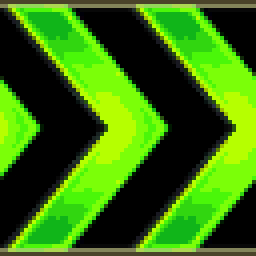
#> input picture turbo_pad_animation_frames/frame_0.png, 64 x 64 px (shown 4 times larger)
$ python gen_animation_obj.py
#> lines starting #> are read from the running program, lines starting #| are printed output that depends on the picture
#!/usr/bin/env python3
import os
import math
from PIL import Image, ImageChops

# PARAMETERS
N_FRAMES = 15           # number of scrolling frames to generate (plus one duplicate for perfect loop)
SUBDIVISIONS = 2       # number of subdivisions per side for each square mesh
SCROLL_DIRECTION = 'horizontal'  # supports 'horizontal' or 'vertical'
MERGE_TOL = 0.0001      # merging tolerance in meters

# Filenames for OBJ and MTL files
OBJ_FILENAME = "animation.obj"
MTL_FILENAME = "animation.mtl"

def generate_scrolled_frames(image_path, n_frames, direction='horizontal'):
    """
    Reads an image and generates n_frames+1 frames by scrolling the image.
    The last frame is exactly the same as the first, ensuring a perfect loop.
    Saves each frame as frame_0.png, frame_1.png, ..., frame_n_frames.png.
    (You can ignore the last duplicate frame when playing the animation.)
    """
    img = Image.open(image_path)
    width, height = img.size
    frames = []
    # Use n_frames as the number of steps; generate n_frames+1 frames so that frame_n is identical to frame_0.
    for i in range(n_frames + 1):
        if direction == 'horizontal':
            # Compute a fractional shift such that the last frame is exactly the same as the first.
            shift_x = int(round(i * width / n_frames)) % width
            shifted = ImageChops.offset(img, shift_x, 0)
        elif direction == 'vertical':
            shift_y = int(round(i * height / n_frames)) % height
            shifted = ImageChops.offset(img, 0, shift_y)
        else:
            raise ValueError("Unsupported scroll direction")

        frame_filename = f"frame_{i}.png"
        shifted.save(frame_filename)
        frames.append(frame_filename)
        print(f"Saved {frame_filename} with shift {shift_x if direction=='horizontal' else shift_y}")
    return frames

def create_subdivided_square(subdivisions):
    """
    Creates a subdivided square mesh.
    The square spans (0,0,0) to (1,1,0) with texture coordinates matching the vertex positions.
    Returns a tuple (vertices, texcoords, faces) where:
      - vertices: list of (x, y, z)
      - texcoords: list of (u, v)
      - faces: list of faces, where each face is a tuple of 4 vertex indices (OBJ indices start at 1)
    """
    vertices = []
    texcoords = []
    faces = []

    # Generate vertices and texture coordinates.
    for j in range(subdivisions + 1):
        for i in range(subdivisions + 1):
            x = i / subdivisions
            y = j / subdivisions
            vertices.append((x, y, 0))
            texcoords.append((x, y))

    # Generate faces (each quad face uses 4 vertices)
    for j in range(subdivisions):
        for i in range(subdivisions):
            idx_bl = j * (subdivisions + 1) + i + 1
            idx_br = idx_bl + 1
            idx_tl = (j + 1) * (subdivisions + 1) + i + 1
            idx_tr = idx_tl + 1
            faces.append((idx_bl, idx_br, idx_tr, idx_tl))

    return vertices, texcoords, faces

def merge_vertices(vertices, texcoords, faces, tol=MERGE_TOL):
    """
    Merges vertices (and their associated texture coordinates) that are within tol distance.
    Returns new lists: merged_vertices, merged_texcoords, and new_faces with updated indices.
    """
    merged = []         # list of (vertex, texcoord)
    mapping = {}        # original index -> new index
    for i, (v, uv) in enumerate(zip(vertices, texcoords)):
        found = False
        for new_idx, (mv, muv) in enumerate(merged):
            # Compute Euclidean distance between vertices
            if math.dist(v, mv) < tol and math.dist(uv, muv) < tol:
                mapping[i] = new_idx
                found = True
                break
        if not found:
            mapping[i] = len(merged)
            merged.append((v, uv))

    merged_vertices = [v for v, _ in merged]
    merged_texcoords = [uv for _, uv in merged]

    # Update face indices using the mapping; note that OBJ indices start at 1 so adjust accordingly later.
    new_faces = []
    for face in faces:
        new_face = tuple(mapping[idx - 1] + 1 for idx in face)
        new_faces.append(new_face)

    return merged_vertices, merged_texcoords, new_faces

def write_obj_and_mtl(frames, subdivisions, obj_filename, mtl_filename):
    """
    Writes an OBJ file containing one mesh per frame.
    Each mesh is a subdivided square (with vertices, texture coordinates, and faces)
    that is merged by distance and is assigned a material that references the corresponding frame image.
    All meshes are overlapped at 0,0,0.
    """
    # Create the subdivided square data.
    base_vertices, base_texcoords, base_faces = create_subdivided_square(subdivisions)
    # Merge vertices that are within MERGE_TOL
    merged_vertices, merged_texcoords, merged_faces = merge_vertices(base_vertices, base_texcoords, base_faces, MERGE_TOL)

    with open(obj_filename, "w") as obj_file, open(mtl_filename, "w") as mtl_file:
        # Write reference to the material file.
        obj_file.write(f"mtllib {mtl_filename}\n")

        vertex_offset = 0  # tracks the number of vertices written so far
        # Loop over each frame (each mesh)
        for i, frame_img in enumerate(frames):
            obj_file.write(f"\no Mesh_{i}\n")
            obj_file.write(f"usemtl mat_{i}\n")

            # Write vertices for this mesh.
            for v in merged_vertices:
                obj_file.write(f"v {v[0]:.6f} {v[1]:.6f} {v[2]:.6f}\n")

            # Write texture coordinates.
            for vt in merged_texcoords:
                obj_file.write(f"vt {vt[0]:.6f} {vt[1]:.6f}\n")

            # Write faces. Adjust indices by vertex_offset.
            for face in merged_faces:
                v1, v2, v3, v4 = [idx + vertex_offset for idx in face]
                obj_file.write(f"f {v1}/{v1} {v2}/{v2} {v3}/{v3} {v4}/{v4}\n")

            # Increase offset by the number of vertices in this mesh.
            vertex_offset += len(merged_vertices)

            # Write material for this mesh to the MTL file.
            mtl_file.write(f"newmtl mat_{i}\n")
            mtl_file.write("Ka 1.000 1.000 1.000\n")
            mtl_file.write("Kd 1.000 1.000 1.000\n")
            mtl_file.write(f"map_Kd {frame_img}\n\n")

            print(f"Mesh for {frame_img} written with {len(merged_vertices)} vertices and {len(merged_faces)} faces.")

def main():
    # Check if the starting image exists.
    if not os.path.exists("frame_0.png"):
        print("Error: 'frame_0.png' not found in the current directory.")
        return

    # Step 1: Generate scrolled frames (note: the last frame is a duplicate of the first).
    frames = generate_scrolled_frames("frame_0.png", N_FRAMES-1, SCROLL_DIRECTION)
#> in generate_scrolled_frames, img is the input picture: PIL image 64x64 RGBA; mean R, G, B, A 55.9, 118, 10.3, 255
#> the loop in generate_scrolled_frames, `for i in range(n_frames + 1):` made 15 passes
#> pass 2, in generate_scrolled_frames, `shifted = ImageChops.offset(img, shift_x, 0)`:
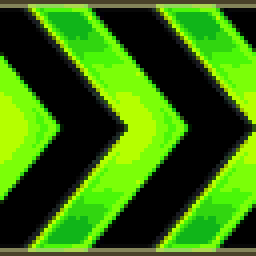
#> shifted: PIL image 64x64 RGBA (shown 4 times larger); mean R, G, B, A 55.9, 118, 10.3, 255
#> pass 3, in generate_scrolled_frames, `shifted = ImageChops.offset(img, shift_x, 0)`:
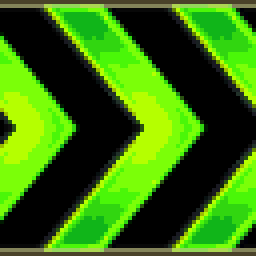
#> shifted: PIL image 64x64 RGBA (shown 4 times larger); mean R, G, B, A 55.9, 118, 10.3, 255
#> after the loop in generate_scrolled_frames, `for i in range(n_frames + 1):`: frames = ['frame_0.png', 'frame_1.png', 'frame_2.png', 'frame_3.png', 'frame_4.png', 'frame_5.png', 'frame_6.png', 'frame_7.png', 'frame_8.png', 'frame_9.png', 'frame_10.png', 'frame_11.png', 'frame_12.png', 'frame_13.png', 'frame_14.png']

    # Step 2: Create OBJ and MTL files with merged subdivided square meshes (one per frame).
    write_obj_and_mtl(frames, SUBDIVISIONS, OBJ_FILENAME, MTL_FILENAME)
#> the loop in write_obj_and_mtl, `for i, frame_img in enumerate(frames):` made 15 passes
#> (frame_img, vertex_offset) on passes 1 to 12: ('frame_0.png', 9), ('frame_1.png', 18), ('frame_2.png', 27), ('frame_3.png', 36), ('frame_4.png', 45), ('frame_5.png', 54), ('frame_6.png', 63), ('frame_7.png', 72), ('frame_8.png', 81), ('frame_9.png', 90), ('frame_10.png', 99), ('frame_11.png', 108)
#| Mesh for frame_0.png written with 9 vertices and 4 faces.
#| Mesh for frame_1.png written with 9 vertices and 4 faces.
#| Mesh for frame_2.png written with 9 vertices and 4 faces.
#| Mesh for frame_3.png written with 9 vertices and 4 faces.
#| Mesh for frame_4.png written with 9 vertices and 4 faces.
#| Mesh for frame_5.png written with 9 vertices and 4 faces.
#| Mesh for frame_6.png written with 9 vertices and 4 faces.
#| Mesh for frame_7.png written with 9 vertices and 4 faces.
#> (further printed lines are left out)
#> after the loop in write_obj_and_mtl, `for i, frame_img in enumerate(frames):`: vertex_offset = 135

    print(f"\nOBJ file '{OBJ_FILENAME}' and MTL file '{MTL_FILENAME}' have been created.")

if __name__ == "__main__":
    main()

$ run again, with turbo_pad_animation_frames/texture_quantized_1.png copied over turbo_pad_animation_frames/frame_0.png
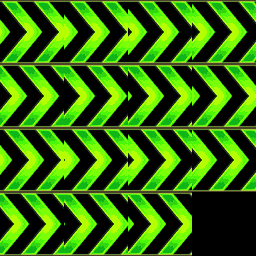
#> input picture turbo_pad_animation_frames/texture_quantized_1.png, 256 x 256 px
#> in generate_scrolled_frames, img is the input picture: PIL image 256x256 RGBA; mean R, G, B, A 51.8, 111, 9.5, 255
#> the loop in generate_scrolled_frames, `for i in range(n_frames + 1):` made 15 passes
#> pass 2, in generate_scrolled_frames, `shifted = ImageChops.offset(img, shift_x, 0)`:
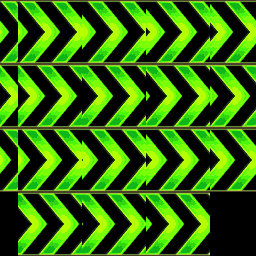
#> shifted: PIL image 256x256 RGBA; mean R, G, B, A 51.8, 111, 9.5, 255
#> pass 3, in generate_scrolled_frames, `shifted = ImageChops.offset(img, shift_x, 0)`:
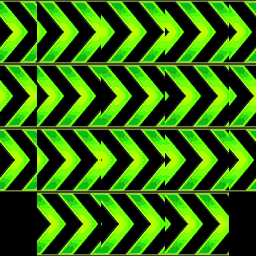
#> shifted: PIL image 256x256 RGBA; mean R, G, B, A 51.8, 111, 9.5, 255
#> after the loop in generate_scrolled_frames, `for i in range(n_frames + 1):`: frames = ['frame_0.png', 'frame_1.png', 'frame_2.png', 'frame_3.png', 'frame_4.png', 'frame_5.png', 'frame_6.png', 'frame_7.png', 'frame_8.png', 'frame_9.png', 'frame_10.png', 'frame_11.png', 'frame_12.png', 'frame_13.png', 'frame_14.png']
#> the loop in write_obj_and_mtl, `for i, frame_img in enumerate(frames):` made 15 passes
#> (frame_img, vertex_offset) on passes 1 to 8: ('frame_0.png', 9), ('frame_1.png', 18), ('frame_2.png', 27), ('frame_3.png', 36), ('frame_4.png', 45), ('frame_5.png', 54), ('frame_6.png', 63), ('frame_7.png', 72)
#> (printed output is left out)
#> after the loop in write_obj_and_mtl, `for i, frame_img in enumerate(frames):`: vertex_offset = 135
